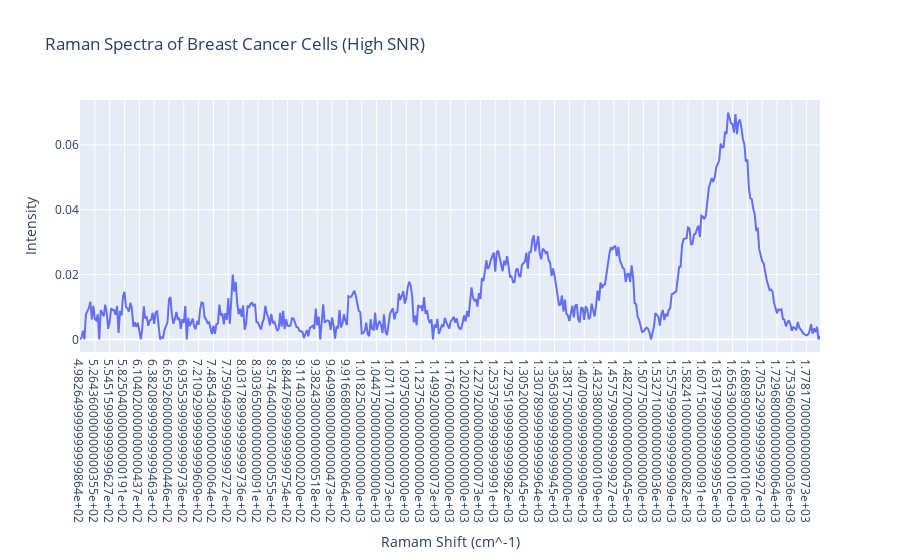

Notebook code for this chart:
### Code cell
import pandas as pd
import plotly.graph_objects as go
import plotly.express as px

# Load the data from the provided CSV file
file_path = 'Project datasets/Sample files/train_outputs_50_with_shifts.csv'
data = pd.read_csv(file_path)

# Create a line plot for a few samples
fig = go.Figure()

# Sample a few rows for visualization
sample_indices = [0]  # You can choose other indices or more indices
for idx in sample_indices:
    fig.add_trace(go.Scatter(x=data.columns , y=data.iloc[idx], mode='lines', name=f'Sample {idx}'))

fig.update_layout(
    title='Raman Spectra of Breast Cancer Cells (High SNR)',
    xaxis_title='Ramam Shift (cm^-1)',
    yaxis_title='Intensity'
)

fig.show()

### Figure 1 — Plotly figure (JSON) as saved in the notebook; plotly's stock layout.template omitted (floating-point values rounded to 4 significant figures; data arrays with more than 128 entries replaced by an {"elided": "..."} marker saying what was removed)
{"data": [{"mode": "lines", "name": "Sample 0", "type": "scatter", "x": {"elided": "500 str values"}, "y": {"elided": "500 float values"}}], "layout": {"title": {"text": "Raman Spectra of Breast Cancer Cells (High SNR)"}, "xaxis": {"title": {"text": "Ramam Shift (cm^-1)"}}, "yaxis": {"title": {"text": "Intensity"}}}}
